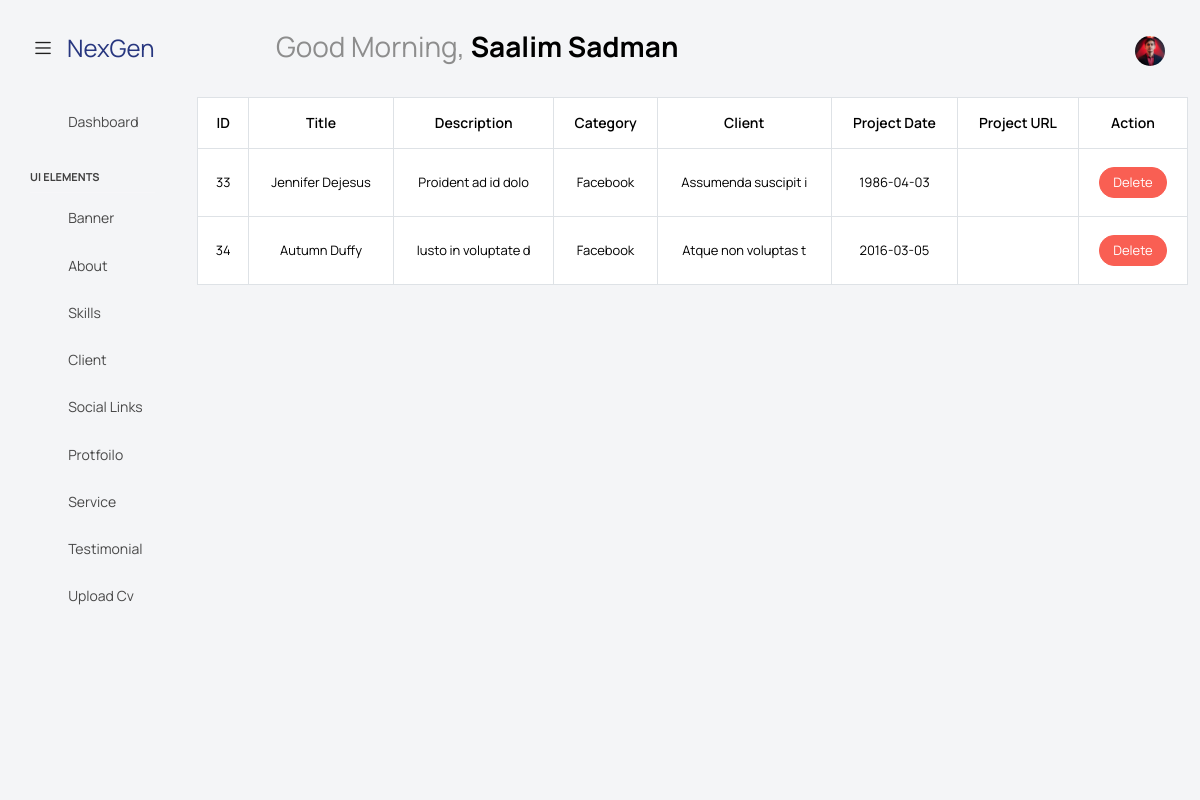
The app's page /admin/all-protfolio.php (signed in) with its own data.
### tables this page shows
CREATE TABLE `portfolio` (
  `id` int(11) NOT NULL,
  `title` varchar(255) NOT NULL,
  `category` varchar(255) NOT NULL,
  `client` varchar(255) NOT NULL,
  `project_date` date NOT NULL,
  `project_url` varchar(255) DEFAULT NULL,
  `description` text NOT NULL,
  `img` text DEFAULT NULL
);

### admin/all-protfolio.php (the view, shortened to what this page needs)
<?php
include './include/header.php';
$prot_query = "SELECT * FROM portfolio";
$prot_result = mysqli_query($conn, $prot_query);
$prot_post = mysqli_fetch_all($prot_result, MYSQLI_ASSOC);
?>
<div class="container">
    <div class="table-responsive">
        <table class="table table-bordered table-hover text-center">
            <thead>
            <tr>
            <th>ID</th>
               <th>Title</th>
               <th>Description</th>
               <th>Category</th>
               <th>Client</th>
               <th>Project Date</th>
               <th>Project URL</th>
               <th>Action</th>
            </tr>
            </thead>
            <tbody>
            <?php
            foreach($prot_post as $index=>$prot_post):
            ?>
            <tr>
               <td class="text-wrap"><?=$prot_post['id']?></td>
               <td class="text-wrap"><?=$prot_post['title']?></td>
               <td class="text-wrap"><?=$prot_post['description']?></td>
               <td class="text-wrap"><?=$prot_post['category']?></td>
               <td class="text-wrap"><?=$prot_post['client']?></td>
               <td class="text-wrap"><?=$prot_post['project_date']?></td>
               <td class="text-wrap"><?=$prot_post['project_url']?></td>
               <td>
                  <a href="../controller/ProtfolioDelete.php?id=<?=$prot_post['id']?>"
                     class="btn btn-danger btn-sm">Delete</a>
               </td>
            </tr>
            <?php endforeach ?>
         </tbody>
        </table>
    </div>
</div>
<?php
include './include/footer.php';
?>

### admin/include/header.php (shortened to what this page needs)
<?php
$name = $_SESSION['auth']['fname'];
include '../database/db.php';
$id= $_SESSION['auth']['id'];
$admin_query = "SELECT * FROM admin WHERE id='$id'";
$admin_result = mysqli_query($conn, $admin_query);
$admin_row = mysqli_fetch_assoc($admin_result);
$project_query = "SELECT * FROM portfolio WHERE id='$id'";
$project_result = mysqli_query($conn, $project_query);
$project_row = mysqli_fetch_assoc($project_result);
print_r($project_row);
?>
<!DOCTYPE html>
<html lang="en">
<head>
   <link rel="stylesheet" href="assets/vendors/feather/feather.css">
   <link rel="stylesheet" href="assets/vendors/mdi/css/materialdesignicons.min.css">
   <link rel="stylesheet" href="assets/vendors/ti-icons/css/themify-icons.css">
   <link rel="stylesheet" href="assets/vendors/font-awesome/css/font-awesome.min.css">
   <link rel="stylesheet" href="assets/vendors/typicons/typicons.css">
   <link rel="stylesheet" href="assets/vendors/simple-line-icons/css/simple-line-icons.css">
   <link rel="stylesheet" href="assets/vendors/css/vendor.bundle.base.css">
   <link rel="stylesheet" href="assets/vendors/bootstrap-datepicker/bootstrap-datepicker.min.css">
   <link rel="stylesheet" type="text/css"
      href="https://unpkg.com/file-upload-with-preview@4.0.2/dist/file-upload-with-preview.min.css">
   <link rel="stylesheet" href="assets/vendors/datatables.net-bs4/dataTables.bootstrap4.css">
   <link rel="stylesheet" type="text/css" href="assets/js/select.dataTables.min.css">
   <link rel="stylesheet" href="assets/css/style.css">
</head>
<body class="with-welcome-text">
   <div class="container-scroller">
      <nav class="navbar default-layout col-lg-12 col-12 p-0 fixed-top d-flex align-items-top flex-row">
         <div class="text-center navbar-brand-wrapper d-flex align-items-center justify-content-start">
            <div class="me-3">
               <button class="navbar-toggler navbar-toggler align-self-center" type="button" data-bs-toggle="minimize">
                  <span class="icon-menu"></span>
               </button>
            </div>
            <div>
               <a href="index.php" class="navbar-brand brand-logo">NexGen</a>
            </div>
         </div>
         <div class="navbar-menu-wrapper d-flex align-items-top">
            <ul class="navbar-nav">
               <li class="nav-item fw-semibold d-none d-lg-block ms-0">
                  <h1 class="welcome-text">Good Morning, <span
                        class="text-black fw-bold"><?= $_SESSION['auth']['fname'] ?></span></h1>
               </li>
            </ul>
            <ul class="navbar-nav ms-auto">
               <li class="nav-item dropdown d-none d-lg-block user-dropdown">
                  <a class="nav-link" id="UserDropdown" href="#" data-bs-toggle="dropdown" aria-expanded="false">
                     <img style="width: 30px; height: 30px;" class="img-xs rounded-circle"
                        src="<?= !empty($admin_row['img']) ? '../uploads/admins/' . $admin_row['img'] : 'https://api.dicebear.com/9.x/initials/svg?seed='.$name; ?>"
                        alt="Profile image"> </a>
               </li>
            </ul>
         </div>
      </nav>
      <div class="container-fluid page-body-wrapper">
         <nav class="sidebar sidebar-offcanvas" id="sidebar">
            <ul class="nav">
               <li class="nav-item">
                  <a class="nav-link" href="index.php">
                     <i class="mdi mdi-grid-large menu-icon"></i>
                     <span class="menu-title">Dashboard</span>
                  </a>
               </li>
               <li class="nav-item nav-category">UI Elements</li>
               <li class="nav-item">
                  <a class="nav-link" href="./banner.php">
                     <i class="menu-icon mdi mdi-floor-plan"></i>
                     <span class="menu-title">Banner</span>
                  </a>
               </li>
               <li class="nav-item">
                  <a class="nav-link" data-bs-toggle="collapse" href="#about" aria-expanded="false"
                     aria-controls="tables">
                     <i class="menu-icon mdi mdi-card-text-outline"></i>
                     <span class="menu-title">About</span>
                     <i class="menu-arrow"></i>
                  </a>
               </li>
               <li class="nav-item">
                  <a class="nav-link" href="./skills.php">
                     <i class="menu-icon mdi mdi-chart-line"></i>
                     <span class="menu-title">Skills</span>
                  </a>
               </li>
               <li class="nav-item">
                  <a class="nav-link" href="./client.php" ">
                <i class=" menu-icon mdi mdi-table"></i>
                     <span class="menu-title">Client</span>
                  </a>
               </li>
               <li class="nav-item">
                  <a class="nav-link" href="./social-links.php"">
                <i class=" menu-icon mdi mdi-layers-outline"></i>
                     <span class="menu-title">Social Links</span>
                  </a>
               </li>
               <li class="nav-item">
                  <a class="nav-link" href="./protfolio.php">
                     <i class="menu-icon mdi mdi-account-circle-outline"></i>
                     <span class="menu-title">Protfoilo</span>
                  </a>
               </li>
               <li class="nav-item">
                  <a class="nav-link" href="./services.php">
                     <i class="menu-icon mdi mdi-layers-outline"></i>
                     <span class="menu-title">Service</span>
                  </a>
               </li>
               <li class="nav-item">
                  <a class="nav-link" href="./testimonial.php">
                     <i class="menu-icon mdi mdi-layers-outline"></i>
                     <span class="menu-title">Testimonial</span>
                  </a>
               </li>
               <li class="nav-item">
                  <a class="nav-link" href="./cv.php">
                     <i class="menu-icon mdi mdi-file-document"></i>
                     <span class="menu-title">Upload Cv</span>
                  </a>
               </li>
            </ul>
         </nav>

### records on screen
portfolio: id "33", title "Jennifer Dejesus", description "Proident ad id dolo", category "Facebook", client "Assumenda suscipit i", project_date "1986-04-03"
portfolio: id "34", title "Autumn Duffy", description "Iusto in voluptate d", category "Facebook", client "Atque non voluptas t", project_date "2016-03-05"

### other values on screen
$_SESSION['auth']['fname'] "Saalim Sadman"
